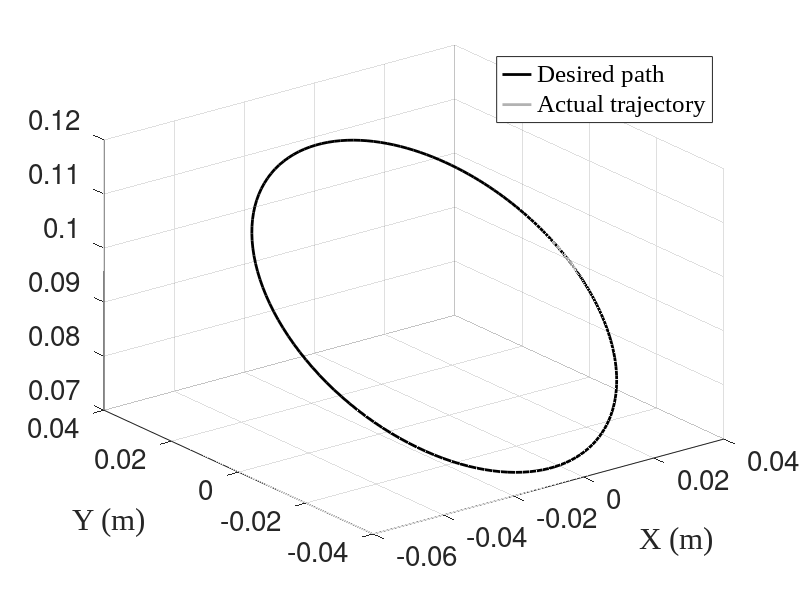
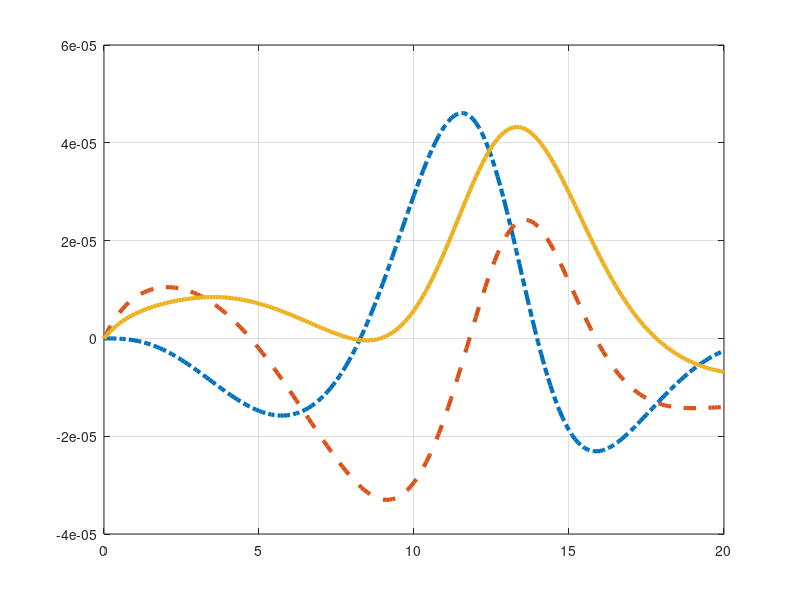

MATLAB code for these plots, in order: (Note: this script raises an error after producing the figures.)
clear all;
format long;
load data/1step1te-2.mat;
addpath('functions');
global d L0;

number = length(t);
actualPosition = zeros(number,3);
Error = zeros(number,3);

interval = 10;
figure;
p1 = plot3(xd(1,1:interval:end)/1000, xd(2,1:interval:end)/1000, xd(3,1:interval:end)/1000,'k-','linewidth',2);grid on;
hold on;
p2 =plot3(xa(1,1:interval:end)/1000, xa(2,1:interval:end)/1000, xa(3,1:interval:end)/1000,'-','color',[0.7,0.7,0.7]','linewidth',2); 

legend([p1, p2], 'Desired path','Actual trajectory','Location','best', 'FontName', 'times new Roman','fontsize',22);
hold off;
set(gca,'FontSize',20);
xlabel('X (m)', 'FontName', 'times new Roman','fontsize',22);
ylabel('Y (m)', 'FontName', 'times new Roman','fontsize',22);


Error = (xd - xa)/1000;

figure;
p1 = plot(t(1:interval:end),Error(1,1:interval:end),'-.', 'linewidth', 3);
hold on;
p2 = plot(t(1:interval:end),Error(2,1:interval:end)','--', 'linewidth', 3);
p3 = plot(t(1:interval:end),Error(3,1:interval:end)','-', 'linewidth', 3);
grid on; hold off;
RMSE = round(sqrt(sum(Error(1,:).^2 + Error(2,:).^2 + Error(3,:).^2)/number), 8);
annotation = strcat('RMSE=',mat2str(RMSE),' m');
text(5, 0.8, annotation, 'fontsize', 20,'FontName', 'times new Roman');
legend('$\gamma_x$','$\gamma_y$','$\gamma_z$','interpreter','latex','fontsize',22);
set(gca,'FontSize',22);
xlabel('$t$ (s)', 'FontName', 'times new Roman','fontsize',22,'interpreter','latex');
ylabel('Error (m)', 'FontName', 'times new Roman','fontsize',22);


figure;
plot(t(1:interval:end), q(1,1:interval:end)/1000, 'r-', 'linewidth', 3);
hold on;
plot(t(1:interval:end), q(2,1:interval:end)/1000, 'b--', 'linewidth', 3);
plot(t(1:interval:end), q(3,1:interval:end)/1000, 'g:', 'linewidth', 3);
hold off;
grid on;
set(gca,'FontSize',22);
xlabel('$t$ (s)', 'FontName', 'times new Roman','fontsize',22,'interpreter','latex');
ylabel('Actuation input (m)', 'FontName', 'times new Roman','fontsize',22);
legend('$l_1$', '$l_2$', '$l_3$','interpreter','latex','fontsize',22,'NumColumns',3);
